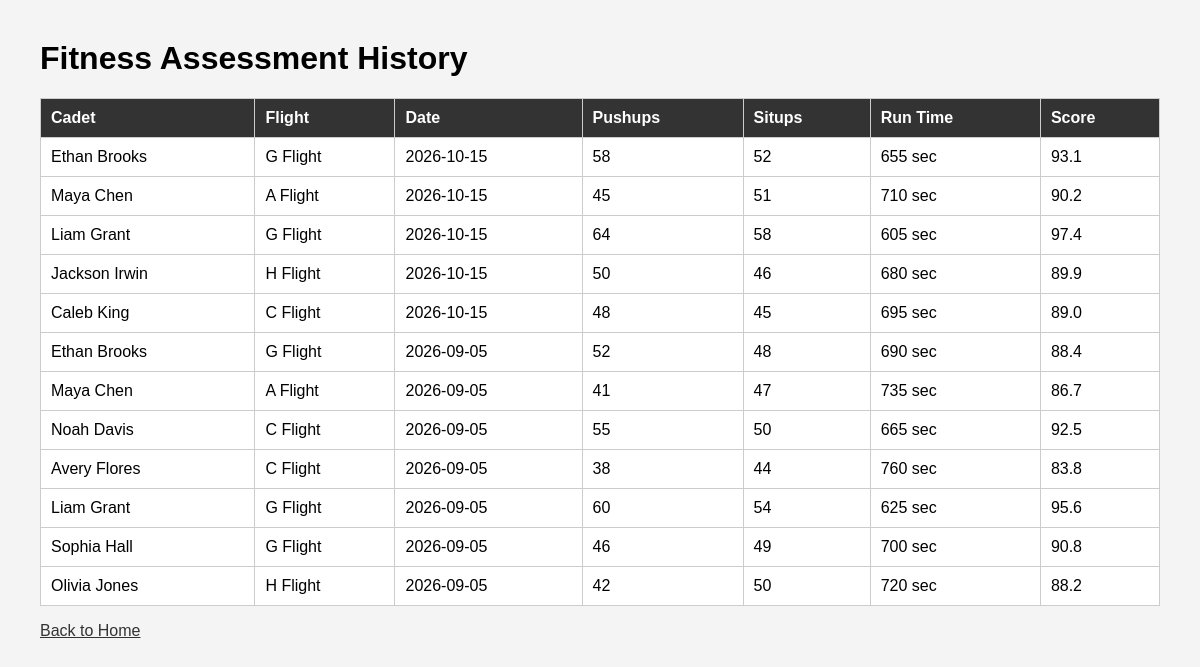
/fitness, run on the app's committed database.
### tables this page shows
CREATE TABLE FitnessAssessment (
    AssessmentID INTEGER PRIMARY KEY,
    CadetID INTEGER NOT NULL,
    AssessmentDate TEXT NOT NULL,
    Pushups INTEGER NOT NULL
        CHECK (Pushups >= 0),
    Situps INTEGER NOT NULL
        CHECK (Situps >= 0),
    RunTime INTEGER NOT NULL
        CHECK (RunTime > 0),
    Score REAL NOT NULL
        CHECK (Score >= 0 AND Score <= 100),
    FOREIGN KEY (CadetID)
        REFERENCES Cadet(CadetID)
        ON UPDATE CASCADE
        ON DELETE CASCADE
);

CREATE TABLE Cadet (
    CadetID INTEGER PRIMARY KEY,
    FirstName TEXT NOT NULL,
    LastName TEXT NOT NULL,
    ASClass INTEGER NOT NULL
        CHECK (ASClass IN (100, 200, 250, 300, 400, 500)),
    Email TEXT UNIQUE,
    Major TEXT NOT NULL,
    ActiveStatus INTEGER NOT NULL DEFAULT 1
        CHECK (ActiveStatus IN (0, 1)),
    FlightID INTEGER,
    FOREIGN KEY (FlightID)
        REFERENCES Flight(FlightID)
        ON UPDATE CASCADE --Cascade updates val on all foreign keys
        ON DELETE SET NULL
);

CREATE TABLE Flight (
    FlightID INTEGER PRIMARY KEY,
    FlightName TEXT NOT NULL UNIQUE
);

### app.py (the view)
@app.route("/fitness")
def fitness_history():
    conn = get_db_connection()
    fitness = conn.execute(
        """
        SELECT
            c.FirstName,
            c.LastName,
            f.FlightName,
            fa.AssessmentDate,
            fa.Pushups,
            fa.Situps,
            fa.RunTime,
            fa.Score
        FROM FitnessAssessment AS fa
        INNER JOIN Cadet AS c
            ON fa.CadetID = c.CadetID
        LEFT JOIN Flight AS f
            ON c.FlightID = f.FlightID
        ORDER BY fa.AssessmentDate DESC, c.LastName, c.FirstName
        """
    ).fetchall()
    conn.close()
    return render_template(
        "fitness.html",
        fitness=fitness
    )

### app.py (called while the page is built)
def get_db_connection():
    conn = sqlite3.connect(DATABASE)
    conn.row_factory = sqlite3.Row
    conn.execute("PRAGMA foreign_keys = ON")
    return conn

### templates/fitness.html (shortened to what this page needs)
<!DOCTYPE html>
<html>
<head>
</head>
<body>
    <h1>Fitness Assessment History</h1>
    <table>
        <tr>
            <th>Cadet</th>
            <th>Flight</th>
            <th>Date</th>
            <th>Pushups</th>
            <th>Situps</th>
            <th>Run Time</th>
            <th>Score</th>
        </tr>
        {% for assessment in fitness %}
        <tr>
            <td>
                {{ assessment["FirstName"] }}
                {{ assessment["LastName"] }}
            </td>
            <td>
                {% if assessment["FlightName"] %}
                    {{ assessment["FlightName"] }}
                {% else %}
                    Not Assigned
                {% endif %}
            </td>
            <td>{{ assessment["AssessmentDate"] }}</td>
            <td>{{ assessment["Pushups"] }}</td>
            <td>{{ assessment["Situps"] }}</td>
            <td>
                {{ assessment["RunTime"] }} sec
            </td>
            <td>
                {{ assessment["Score"] }}
            </td>
        </tr>
        {% endfor %}
    </table>
    <p>
        <a href="/">Back to Home</a>
    </p>
</body>
</html>

### templates/fitness.html (style rules this page uses)
body { font-family: Arial, sans-serif; margin: 40px; background-color: #f4f4f4; }
table { border-collapse: collapse; width: 100%; background-color: white; }
th, td { border: 1px solid #ccc; padding: 10px; text-align: left; }
th { background-color: #333; color: white; }
a { color: #333; }

### data on the page
FitnessAssessment: FirstName "Ethan", LastName "Brooks", FlightName "G Flight", AssessmentDate "2026-10-15", Pushups "58", Situps "52", RunTime "655", Score "93.1"
FitnessAssessment: FirstName "Maya", LastName "Chen", FlightName "A Flight", AssessmentDate "2026-10-15", Pushups "45", Situps "51", RunTime "710", Score "90.2"
FitnessAssessment: FirstName "Liam", LastName "Grant", FlightName "G Flight", AssessmentDate "2026-10-15", Pushups "64", Situps "58", RunTime "605", Score "97.4"
FitnessAssessment: FirstName "Jackson", LastName "Irwin", FlightName "H Flight", AssessmentDate "2026-10-15", Pushups "50", Situps "46", RunTime "680", Score "89.9"
FitnessAssessment: FirstName "Caleb", LastName "King", FlightName "C Flight", AssessmentDate "2026-10-15", Pushups "48", Situps "45", RunTime "695", Score "89.0"
FitnessAssessment: FirstName "Ethan", LastName "Brooks", FlightName "G Flight", AssessmentDate "2026-09-05", Pushups "52", Situps "48", RunTime "690", Score "88.4"
FitnessAssessment: FirstName "Maya", LastName "Chen", FlightName "A Flight", AssessmentDate "2026-09-05", Pushups "41", Situps "47", RunTime "735", Score "86.7"
FitnessAssessment: FirstName "Noah", LastName "Davis", FlightName "C Flight", AssessmentDate "2026-09-05", Pushups "55", Situps "50", RunTime "665", Score "92.5"
FitnessAssessment: FirstName "Avery", LastName "Flores", FlightName "C Flight", AssessmentDate "2026-09-05", Pushups "38", Situps "44", RunTime "760", Score "83.8"
FitnessAssessment: FirstName "Liam", LastName "Grant", FlightName "G Flight", AssessmentDate "2026-09-05", Pushups "60", Situps "54", RunTime "625", Score "95.6"
FitnessAssessment: FirstName "Sophia", LastName "Hall", FlightName "G Flight", AssessmentDate "2026-09-05", Pushups "46", Situps "49", RunTime "700", Score "90.8"
FitnessAssessment: FirstName "Olivia", LastName "Jones", FlightName "H Flight", AssessmentDate "2026-09-05", Pushups "42", Situps "50", RunTime "720", Score "88.2"
